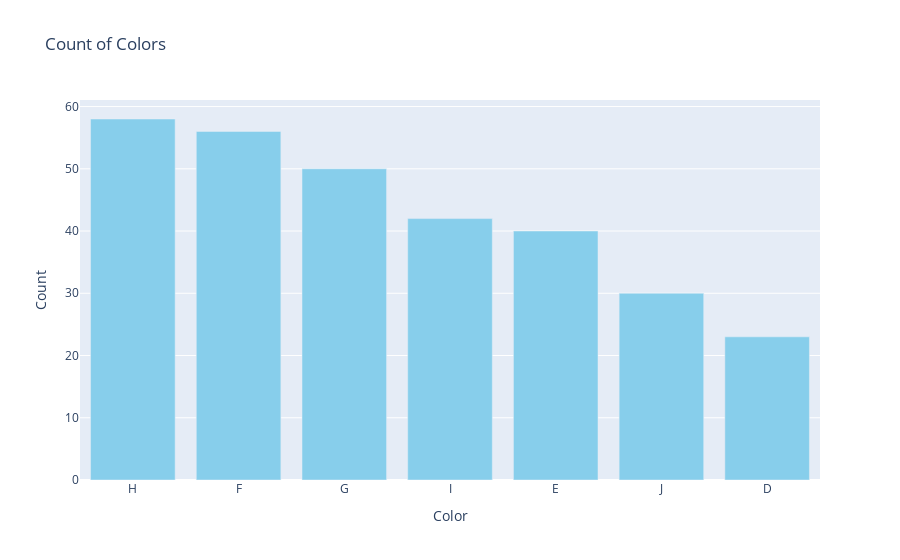
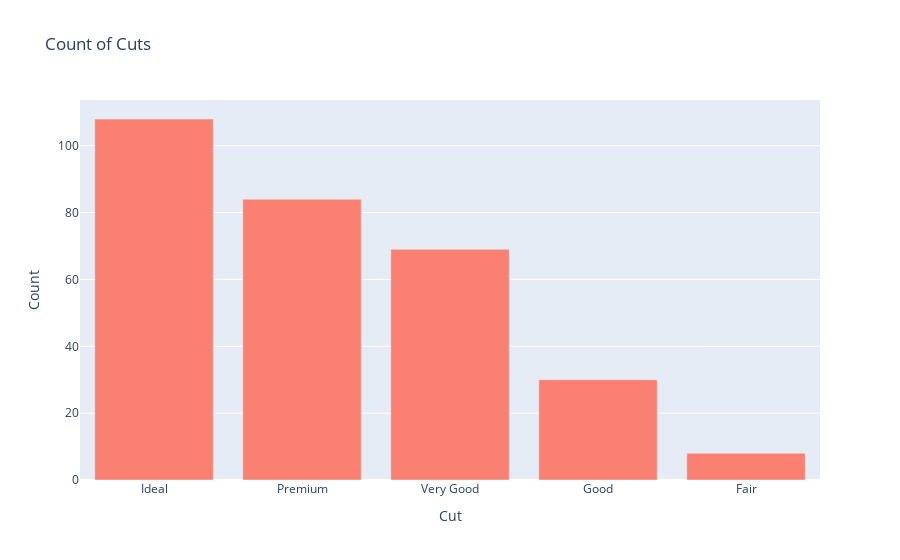
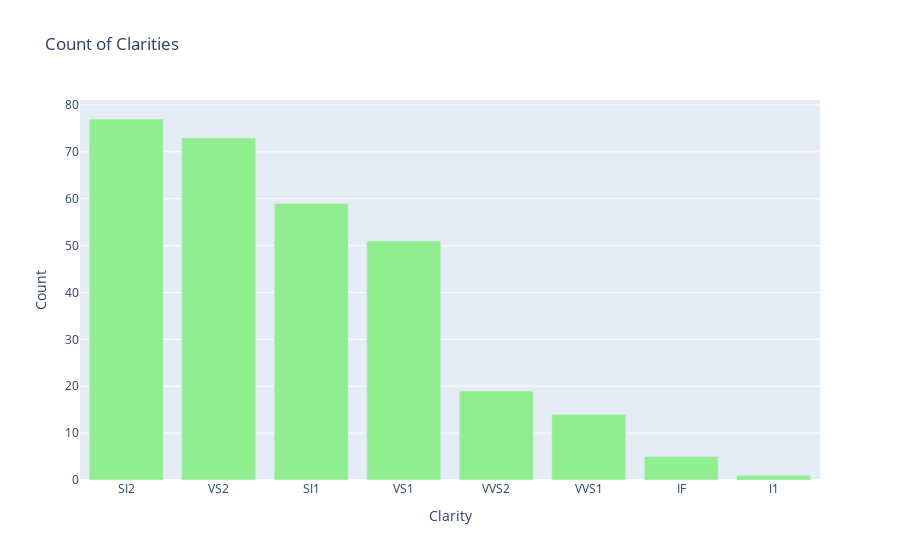

The notebook cell saved with these charts, in order:
### Code cell
# Let's cast a spell to get the counts of values in the 'color', 'cut', and 'clarity' columns
counts_color = df_complete['color'].value_counts()
counts_cut = df_complete['cut'].value_counts()
counts_clarity = df_complete['clarity'].value_counts()

# Create figures for the charts, summoning magical bar charts
fig_color = go.Figure(data=[go.Bar(x=counts_color.index, y=counts_color.values, marker_color='skyblue')])
fig_cut = go.Figure(data=[go.Bar(x=counts_cut.index, y=counts_cut.values, marker_color='salmon')])
fig_clarity = go.Figure(data=[go.Bar(x=counts_clarity.index, y=counts_clarity.values, marker_color='lightgreen')])

# Configure the layout and labels, adding a touch of magic to the charts
fig_color.update_layout(title='Count of Colors', xaxis_title='Color', yaxis_title='Count')
fig_cut.update_layout(title='Count of Cuts', xaxis_title='Cut', yaxis_title='Count')
fig_clarity.update_layout(title='Count of Clarities', xaxis_title='Clarity', yaxis_title='Count')

# Display the magical charts
fig_color.show()
fig_cut.show()
fig_clarity.show()

### Figure 1 — Plotly figure (JSON) as saved in the notebook; plotly's stock layout.template omitted (floating-point values rounded to 4 significant figures)
{"data": [{"marker": {"color": "skyblue"}, "type": "bar", "x": ["H", "F", "G", "I", "E", "J", "D"], "y": [58, 56, 50, 42, 40, 30, 23]}], "layout": {"title": {"text": "Count of Colors"}, "xaxis": {"title": {"text": "Color"}}, "yaxis": {"title": {"text": "Count"}}}}

### Figure 2 — Plotly figure (JSON) as saved in the notebook; plotly's stock layout.template omitted (floating-point values rounded to 4 significant figures)
{"data": [{"marker": {"color": "salmon"}, "type": "bar", "x": ["Ideal", "Premium", "Very Good", "Good", "Fair"], "y": [108, 84, 69, 30, 8]}], "layout": {"title": {"text": "Count of Cuts"}, "xaxis": {"title": {"text": "Cut"}}, "yaxis": {"title": {"text": "Count"}}}}

### Figure 3 — Plotly figure (JSON) as saved in the notebook; plotly's stock layout.template omitted (floating-point values rounded to 4 significant figures)
{"data": [{"marker": {"color": "lightgreen"}, "type": "bar", "x": ["SI2", "VS2", "SI1", "VS1", "VVS2", "VVS1", "IF", "I1"], "y": [77, 73, 59, 51, 19, 14, 5, 1]}], "layout": {"title": {"text": "Count of Clarities"}, "xaxis": {"title": {"text": "Clarity"}}, "yaxis": {"title": {"text": "Count"}}}}
